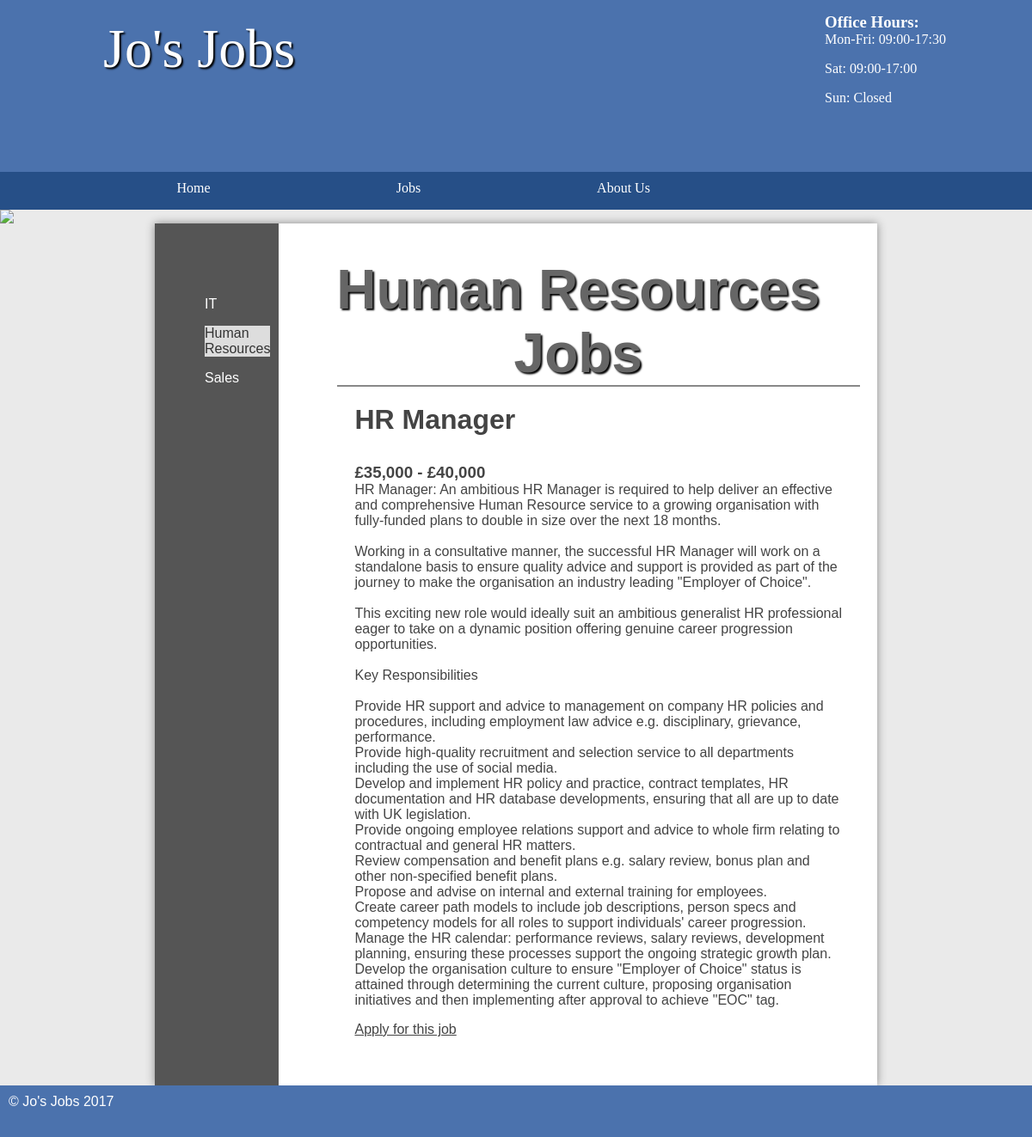
/jobs/public/hr.php, run on the app's committed database.
### tables this page shows
CREATE TABLE `job` (
  `id` int(11) NOT NULL AUTO_INCREMENT,
  `title` varchar(45) DEFAULT NULL,
  `description` longblob,
  `salary` varchar(45) DEFAULT NULL,
  `closingDate` date DEFAULT NULL,
  `categoryId` int(11) DEFAULT NULL,
  `location` varchar(255) DEFAULT NULL,
  PRIMARY KEY (`id`)
);

### jobs/public/hr.php (the view, shortened to what this page needs)
<!DOCTYPE html>
<html>
	<head>
		<link rel="stylesheet" href="/styles.css"/>
	</head>
	<body>
	<header>
		<section>
			<aside>
				<h3>Office Hours:</h3>
				<p>Mon-Fri: 09:00-17:30</p>
				<p>Sat: 09:00-17:00</p>
				<p>Sun: Closed</p>
			</aside>
			<h1>Jo's Jobs</h1>
		</section>
	</header>
	<nav>
		<ul>
			<li><a href="/">Home</a></li>
			<li>Jobs
			</li>
			<li><a href="/about.html">About Us</a></li>
		</ul>
	</nav>
	<img src="images/randombanner.php"/>
	<main class="sidebar">
	<section class="left">
		<ul>
			<li><a href="it.php">IT</a></li>
			<li class="current" ><a href="hr.php">Human Resources</a></li>
			<li><a href="sales.php">Sales</a></li>
		</ul>
	</section>
	<section class="right">
	<h1>Human Resources Jobs</h1>
	<ul class="listing">
	<?php
	$pdo = new PDO('mysql:dbname=job;host=127.0.0.1', 'student', 'student');
	$stmt = $pdo->prepare('SELECT * FROM job WHERE categoryId = 2 AND closingDate > :date');
	$date = new DateTime();
	$values = [
		'date' => $date->format('Y-m-d')
	];
	$stmt->execute($values);
	foreach ($stmt as $job) {
		echo '<li>';
		echo '<div class="details">';
		echo '<h2>' . $job['title'] . '</h2>';
		echo '<h3>' . $job['salary'] . '</h3>';
		echo '<p>' . nl2br($job['description']) . '</p>';
		echo '<a class="more" href="/apply.php?id=' . $job['id'] . '">Apply for this job</a>';
		echo '</div>';
		echo '</li>';
	}
	?>
</ul>
</section>
	</main>
	<footer>
		&copy; Jo's Jobs 2017
	</footer>
</body>
</html>

### jobs/public/styles.css (style rules this page uses)
* { margin: 0; padding: 0; }
html { font-family: 'Oxygen-Regular', verdana, sans-serif; }
body { background-color: #eaeaea; }
header { background-color: #4b72ad ; color: white; height: 200px; }
header aside { float: right; margin-top: 15px; }
header section { width: 1000px; display: block; margin:auto; }
header h1 { float: left; margin-left: 20px; }
nav { width: 100%; background-color: #264f87; overflow: auto; }
body > img { width: 100%; display: block; }
nav ul { width: 1000px; margin: auto; display: block; list-style-type: none; }
nav ul li { width: 25%; float: left; overflow: auto; text-align: center; }
nav li { color: white; padding-top: 10px; display: block; }
nav a { color: white; text-decoration: none }
main ul { margin-left: 3em; }
main a { color: #333; }
nav { font-family: 'Oxygen-Regular'; }
header section { display: block; font-family: 'Oxygen-Regular', cursive; }
header h1 { font-weight: normal; }
h1 { font-size:4em; color: white; text-align: center; padding-top: 20px; text-shadow: 2px 2px 2px #000; }
main { min-height: 50vh; background-color: #fff; width: 70vw; display: block; margin: auto; box-shadow: 0px 0px 10px #888; color:#444; }
footer { min-height: 5vh; color: white; }
main h2 { font-size:2em; }
p, li, h2 { margin-bottom: 1em; }
footer { background-color: #4b72ad; padding: 10px; color: white; }
.left ul { list-style-type: none }
section a { color: #444; }
.stock, .sidebar { display: table; }
.stock > ul, .sidebar .left { width: 10vw; list-style-type: none; display: table-cell; padding: 10px; background-color: #555; margin: 0; }
.stock .products, .sidebar .right { display: table-cell; padding: 20px; }
.stock > ul a, .sidebar .left a { color: white; text-decoration: none; }
.listing li { border-top: 2px solid #888; padding: 20px; overflow: auto; }
.current { background-color: #ddd; color: #333; display: block; }
.current a { color: #333 !important; }
.right { padding: 20px; }
main h1 { color: #666; }

### data on the page
job: title "HR Manager", salary "£35,000 - £40,000", description "HR Manager: An ambitious HR Manager is required to help deliver an effective and comprehensive Human Resource service to a growing organisation with fully-funded plans to double in size over the next 18 months. Working in a consultative manner, the successful HR Manager will work on a standalone basis to ensure quality advice and support is provided as part of the journey to make the organisation an industry leading \"Employer of Choice\". This exciting new role would ideally suit an ambitious generalist HR professional eager to take on a dynamic position offering genuine career progression opportunities. Key Responsibilities Provide HR support and advice to management on company HR policies…"
